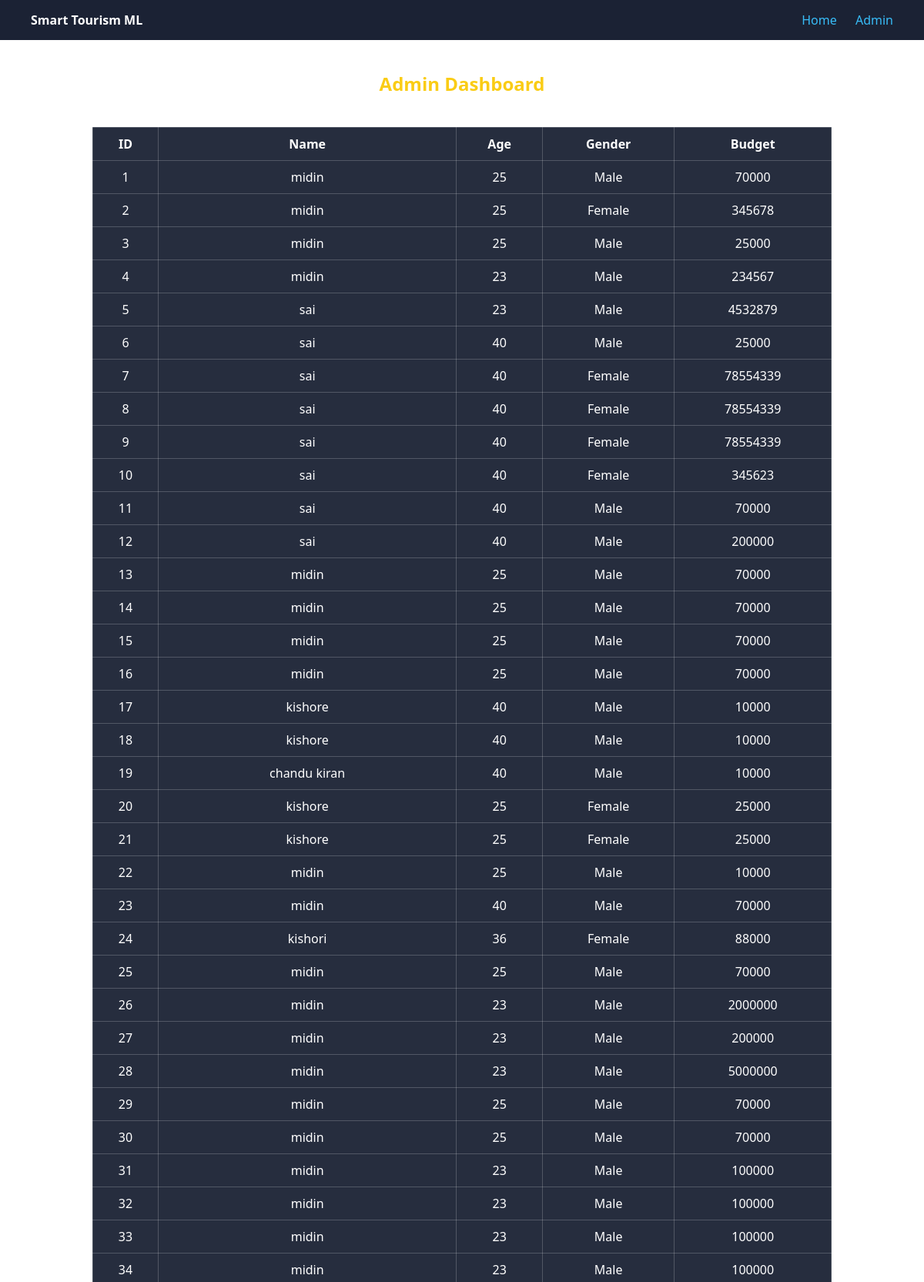
The page /admin (upper part) on the database its author committed.
### tables this page shows
CREATE TABLE users
                 (id INTEGER PRIMARY KEY AUTOINCREMENT,
                  name TEXT,
                  age INTEGER,
                  gender TEXT,
                  budget INTEGER);

### app.py (the view)
@app.route('/admin')
def admin():
    conn = sqlite3.connect(DATABASE)
    c = conn.cursor()
    c.execute("SELECT * FROM users")
    users = c.fetchall()
    conn.close()
    return render_template("admin.html", users=users)

### templates/admin.html (shortened to what this page needs)
{% extends "base.html" %}
{% block content %}
<h2 style="text-align:center; margin-top:40px; color:#facc15;">
    Admin Dashboard
</h2>
<table class="admin-table">
<tr>
<th>ID</th>
<th>Name</th>
<th>Age</th>
<th>Gender</th>
<th>Budget</th>
</tr>
{% for user in users %}
<tr>
<td>{{user[0]}}</td>
<td>{{user[1]}}</td>
<td>{{user[2]}}</td>
<td>{{user[3]}}</td>
<td>{{user[4]}}</td>
</tr>
{% endfor %}
</table>
{% endblock %}

### templates/base.html (shortened to what this page needs)
<!DOCTYPE html>
<html>
<head>
<link rel="stylesheet" href="https://cdnjs.cloudflare.com/ajax/libs/font-awesome/6.5.0/css/all.min.css">
<link rel="stylesheet" href="{{ url_for('static', filename='css/style.css') }}?v=5">
</head>
<body>
<div class="navbar">
<div><b>Smart Tourism ML</b></div>
<div>
<a href="/">Home</a>
<a href="/admin">Admin</a>
</div>
</div>
{% block content %}{% endblock %}
</body>
</html>

### static/css/style.css (style rules this page uses)
body { margin:0; font-family:'Segoe UI',sans-serif; overflow-x:hidden; }
.navbar { background:rgba(15, 23, 42, 0.95); padding:15px 40px; display:flex; justify-content:space-between; align-items:center; color:white; }
.navbar a { color:#38bdf8; text-decoration:none; margin-left:20px; font-weight:500; transition:0.3s; }
.admin-table { width:80%; margin:40px auto; border-collapse:collapse; background:rgba(15, 23, 42, 0.9); color:white; }
.admin-table th, .admin-table td { border:1px solid rgba(255,255,255,0.2); padding:10px; text-align:center; }

### rows shown on the page
users: id "1", name "midin", age "25", gender "Male", budget "70000"
users: id "2", name "midin", age "25", gender "Female", budget "345678"
users: id "3", name "midin", age "25", gender "Male", budget "25000"
users: id "4", name "midin", age "23", gender "Male", budget "234567"
users: id "5", name "sai", age "23", gender "Male", budget "4532879"
users: id "6", name "sai", age "40", gender "Male", budget "25000"
users: id "7", name "sai", age "40", gender "Female", budget "78554339"
users: id "8", name "sai", age "40", gender "Female", budget "78554339"
users: id "9", name "sai", age "40", gender "Female", budget "78554339"
users: id "10", name "sai", age "40", gender "Female", budget "345623"
users: id "11", name "sai", age "40", gender "Male", budget "70000"
users: id "12", name "sai", age "40", gender "Male", budget "200000"
users: id "13", name "midin", age "25", gender "Male", budget "70000"
users: id "14", name "midin", age "25", gender "Male", budget "70000"
users: id "15", name "midin", age "25", gender "Male", budget "70000"
users: id "16", name "midin", age "25", gender "Male", budget "70000"
users: id "17", name "kishore", age "40", gender "Male", budget "10000"
users: id "18", name "kishore", age "40", gender "Male", budget "10000"
users: id "19", name "chandu kiran", age "40", gender "Male", budget "10000"
users: id "20", name "kishore", age "25", gender "Female", budget "25000"
users: id "21", name "kishore", age "25", gender "Female", budget "25000"
users: id "22", name "midin", age "25", gender "Male", budget "10000"
users: id "23", name "midin", age "40", gender "Male", budget "70000"
users: id "24", name "kishori", age "36", gender "Female", budget "88000"
users: id "25", name "midin", age "25", gender "Male", budget "70000"
users: id "26", name "midin", age "23", gender "Male", budget "2000000"
users: id "27", name "midin", age "23", gender "Male", budget "200000"
users: id "28", name "midin", age "23", gender "Male", budget "5000000"
users: id "29", name "midin", age "25", gender "Male", budget "70000"
users: id "30", name "midin", age "25", gender "Male", budget "70000"
users: id "31", name "midin", age "23", gender "Male", budget "100000"
users: id "32", name "midin", age "23", gender "Male", budget "100000"
users: id "33", name "midin", age "23", gender "Male", budget "100000"
users: id "34", name "midin", age "23", gender "Male", budget "100000"
